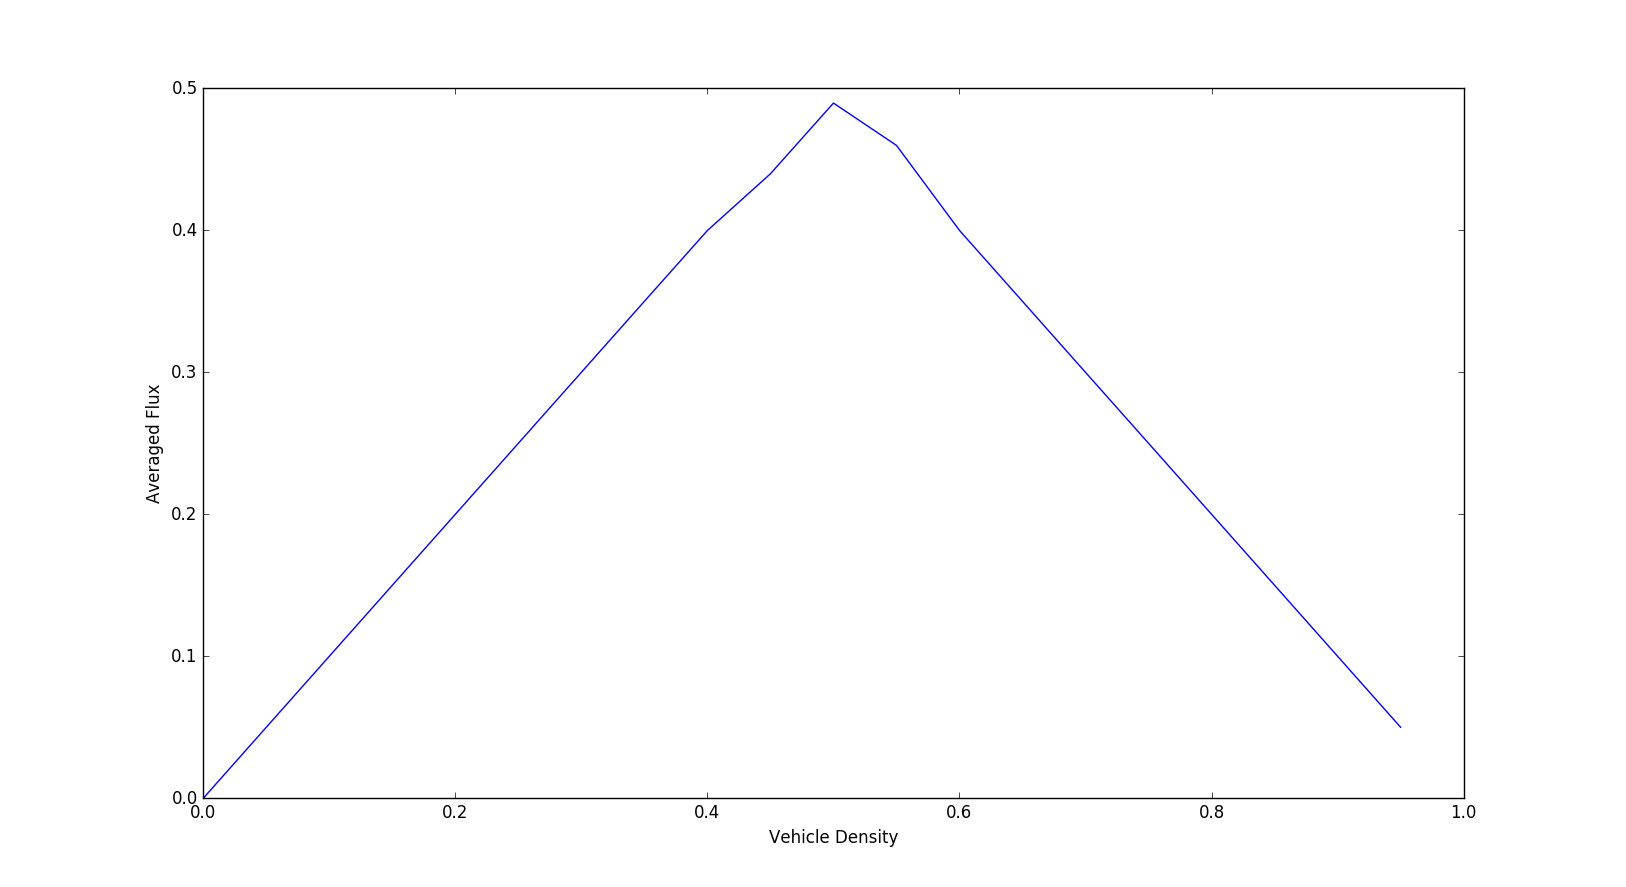

Write the Python code that produced this figure.
import random
from random import randint
import matplotlib.pyplot as plt

# Define the number of cells on the the circular track (Basically the length of the circular Track)
numberOfCells=100
# initialize vehicle density 
vehicleDensity = 0.0
finalFluxList=[]
vehicleDesnityList=[]
while (vehicleDensity <= 1):
	#Define the number of vehciles on the circular track
	numberOfCars= int(vehicleDensity*numberOfCells)
	# Now Positioning cars into cells
	# Randomly select the positions of the cars onto the tracks
	trackWithMarkedCells = [i for i in range(0,numberOfCells)]
	# Number of Iterations for a particular number of Vehicle
	numIteration = 50
	totalFlux = 0
	for i in range(0,numIteration):
		# Initialize the cells of the road. We will mark the empty cells by O and filled by 1
		# Initializing all the cells with 0 (empty cells)
		track = [0]*numberOfCells
		cellsToFilled = random.sample(trackWithMarkedCells, numberOfCars)
		for cell in cellsToFilled :
			track[cell] = 1
		# Particle based approach with series updating (Not parallel update)
		# Set time (Number of updates) 
		timeLimit= 50*numberOfCells
		fluxCount = 0
		for time in range(0,timeLimit) :
			cellsToBeFilled=[]
			for cell in cellsToFilled :
				if (track[(cell+1)%numberOfCells] == 0):
						cellsToBeFilled.append(cell)

			# Now Modifying the positions of cars (Parallel Update)
			for cell in cellsToBeFilled :
				track[cell] = 0
				track[(cell+1)%numberOfCells] = 1
				index = cellsToFilled.index(cell)
				cellsToFilled[index]= (cell+1)%numberOfCells
				if (cell == numberOfCells/2):
					fluxCount = fluxCount+1

		totalFlux = totalFlux + fluxCount/float(timeLimit)
	print("Vehicle Density is "+str(vehicleDensity))
	finalFlux = totalFlux/float(numIteration)
	vehicleDesnityList.append(vehicleDensity)
	finalFluxList.append(finalFlux)
	vehicleDensity = vehicleDensity+0.05

print (finalFluxList)
print (vehicleDesnityList)
plt.plot(vehicleDesnityList, finalFluxList)
plt.ylabel('Averaged Flux')
plt.xlabel('Vehicle Density')
#plt.axis([0, 6, 0, 20])
plt.show()
# Now parallel updatation approach
